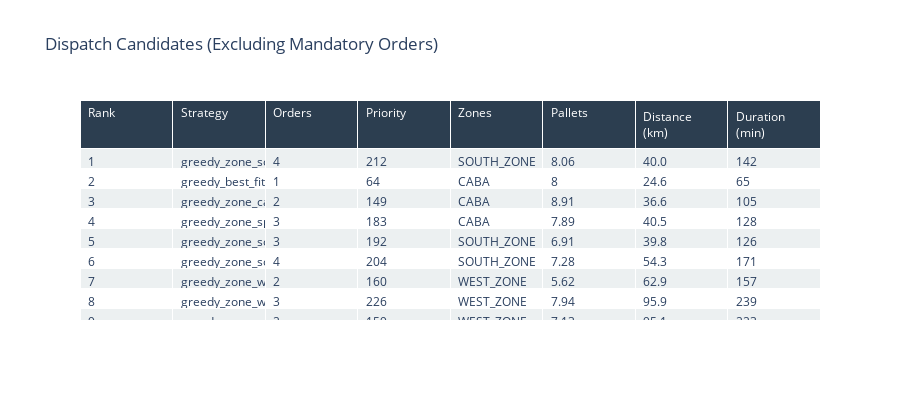

Write notebook code for a chart like this one.
### Code cell
# Interactive table with Plotly (no mandatory orders)
fig = go.Figure(data=[go.Table(
    header=dict(
        values=["Rank", "Strategy", "Orders", "Priority", "Zones", 
                "Pallets", "Distance (km)", "Duration (min)"],
        fill_color="#2c3e50",
        font=dict(color="white", size=12),
        align="left",
    ),
    cells=dict(
        values=[
            results_no_mandatory["rank"],
            results_no_mandatory["strategy"],
            results_no_mandatory["order_count"],
            results_no_mandatory["total_priority"].apply(lambda x: f"{x:,.0f}"),
            results_no_mandatory["zones"],
            results_no_mandatory["total_pallets"],
            results_no_mandatory["total_distance_km"].apply(lambda x: f"{x:.1f}"),
            results_no_mandatory["total_duration_min"],
        ],
        fill_color=[["#ecf0f1" if i % 2 == 0 else "white" for i in range(len(results_no_mandatory))]],
        align="left",
    ),
)])

fig.update_layout(
    title="Dispatch Candidates (Excluding Mandatory Orders)",
    height=400,
)
fig.show()

### Figure 1 — Plotly figure (JSON) as saved in the notebook; plotly's stock layout.template omitted (floating-point values rounded to 4 significant figures; data arrays with more than 128 entries replaced by an {"elided": "..."} marker saying what was removed)
{"data": [{"cells": {"align": "left", "fill": {"color": [["#ecf0f1", "white", "#ecf0f1", "white", "#ecf0f1", "white", "#ecf0f1", "white", "#ecf0f1", "white", "#ecf0f1", "white", "#ecf0f1", "white", "#ecf0f1", "white", "#ecf0f1", "white", "#ecf0f1"]]}, "values": {"elided": "8x19 mixed values"}}, "header": {"align": "left", "fill": {"color": "#2c3e50"}, "font": {"color": "white", "size": 12}, "values": ["Rank", "Strategy", "Orders", "Priority", "Zones", "Pallets", "Distance (km)", "Duration (min)"]}, "type": "table"}], "layout": {"height": 400, "title": {"text": "Dispatch Candidates (Excluding Mandatory Orders)"}}}
